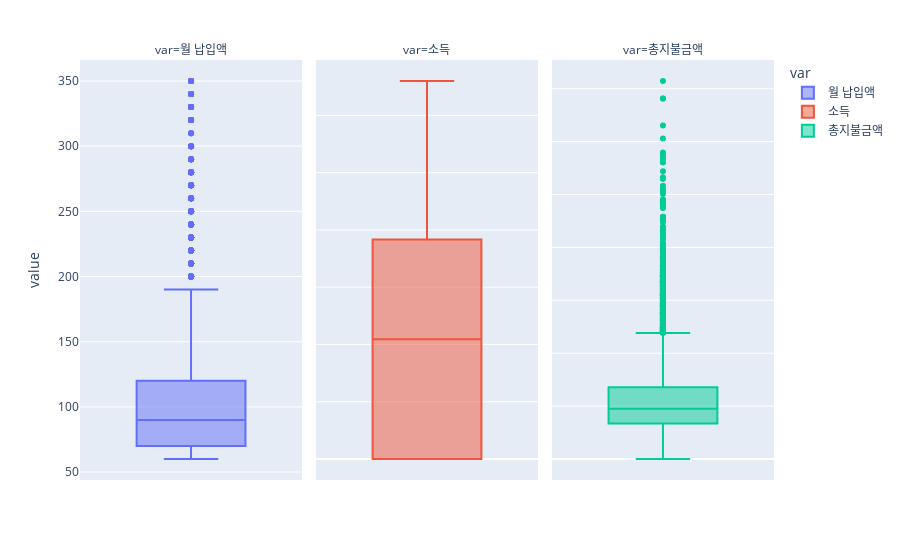

Notebook code for this chart:
### Markdown cell above
**-> 수치형 변수는 'AGE','WTP','소득','월 납입액','총지불금액'으로 총 5개**
<font color ="red"><BR><b>
* 단, AGE의 경우 기본적인 정보라서 이상치가 없을 것으로 제외</font> 
<font color ="red"><BR><b>
* WTP(Willingness to pay/Stay)의 경우, 
<br>기업에서 사전 정의/개발된 지표의 값 이므로 이상치 처리 대상에서 제외하고 진행</font>
<br> 결론적으로, '소득', '월납입액', '총 지불 금액' 3개의 항목만 이상치 처리

### Code cell
fig = data_choice.melt(value_vars = ["월 납입액", "소득", "총지불금액"],
                 var_name = "var").plot(y = "value", color="var", kind = "box",
                                       backend = "plotly",facet_col= "var")

fig.update_yaxes(matches = None)
fig.update_xaxes(matches = None)

### Figure 1 — Plotly figure (JSON) as saved in the notebook; plotly's stock layout.template omitted (floating-point values rounded to 4 significant figures; data arrays with more than 128 entries replaced by an {"elided": "..."} marker saying what was removed)
{"data": [{"alignmentgroup": "True", "hovertemplate": "var=월 납입액<br>value=%{y}<extra></extra>", "legendgroup": "월 납입액", "marker": {"color": "#636efa"}, "name": "월 납입액", "notched": false, "offsetgroup": "월 납입액", "orientation": "v", "showlegend": true, "type": "box", "x0": " ", "xaxis": "x", "y": {"elided": "12000 int values"}, "y0": " ", "yaxis": "y"}, {"alignmentgroup": "True", "hovertemplate": "var=소득<br>value=%{y}<extra></extra>", "legendgroup": "소득", "marker": {"color": "#EF553B"}, "name": "소득", "notched": false, "offsetgroup": "소득", "orientation": "v", "showlegend": true, "type": "box", "x0": " ", "xaxis": "x2", "y": {"elided": "12000 int values"}, "y0": " ", "yaxis": "y2"}, {"alignmentgroup": "True", "hovertemplate": "var=총지불금액<br>value=%{y}<extra></extra>", "legendgroup": "총지불금액", "marker": {"color": "#00cc96"}, "name": "총지불금액", "notched": false, "offsetgroup": "총지불금액", "orientation": "v", "showlegend": true, "type": "box", "x0": " ", "xaxis": "x3", "y": {"elided": "12000 int values"}, "y0": " ", "yaxis": "y3"}], "layout": {"annotations": [{"font": {}, "showarrow": false, "text": "var=월 납입액", "x": 0.16, "xanchor": "center", "xref": "paper", "y": 1, "yanchor": "bottom", "yref": "paper"}, {"font": {}, "showarrow": false, "text": "var=소득", "x": 0.5, "xanchor": "center", "xref": "paper", "y": 1, "yanchor": "bottom", "yref": "paper"}, {"font": {}, "showarrow": false, "text": "var=총지불금액", "x": 0.84, "xanchor": "center", "xref": "paper", "y": 1, "yanchor": "bottom", "yref": "paper"}], "autosize": true, "boxmode": "group", "legend": {"title": {"text": "var"}, "tracegroupgap": 0}, "margin": {"t": 60}, "xaxis": {"anchor": "y", "autorange": true, "domain": [0, 0.32], "range": [-0.5, 0.5], "type": "category"}, "xaxis2": {"anchor": "y2", "autorange": true, "domain": [0.34, 0.66], "range": [-0.5, 0.5], "type": "category"}, "xaxis3": {"anchor": "y3", "autorange": true, "domain": [0.68, 1.0], "range": [-0.5, 0.5], "type": "category"}, "yaxis": {"anchor": "x", "autorange": true, "domain": [0, 1], "range": [43.89, 366.1], "title": {"text": "value"}, "type": "linear"}, "yaxis2": {"anchor": "x2", "autorange": true, "domain": [0, 1], "range": [-7334000.0, 139400000.0], "showticklabels": false, "type": "linear"}, "yaxis3": {"anchor": "x3", "autorange": true, "domain": [0, 1], "range": [-198500, 3771500], "showticklabels": false, "type": "linear"}}}
